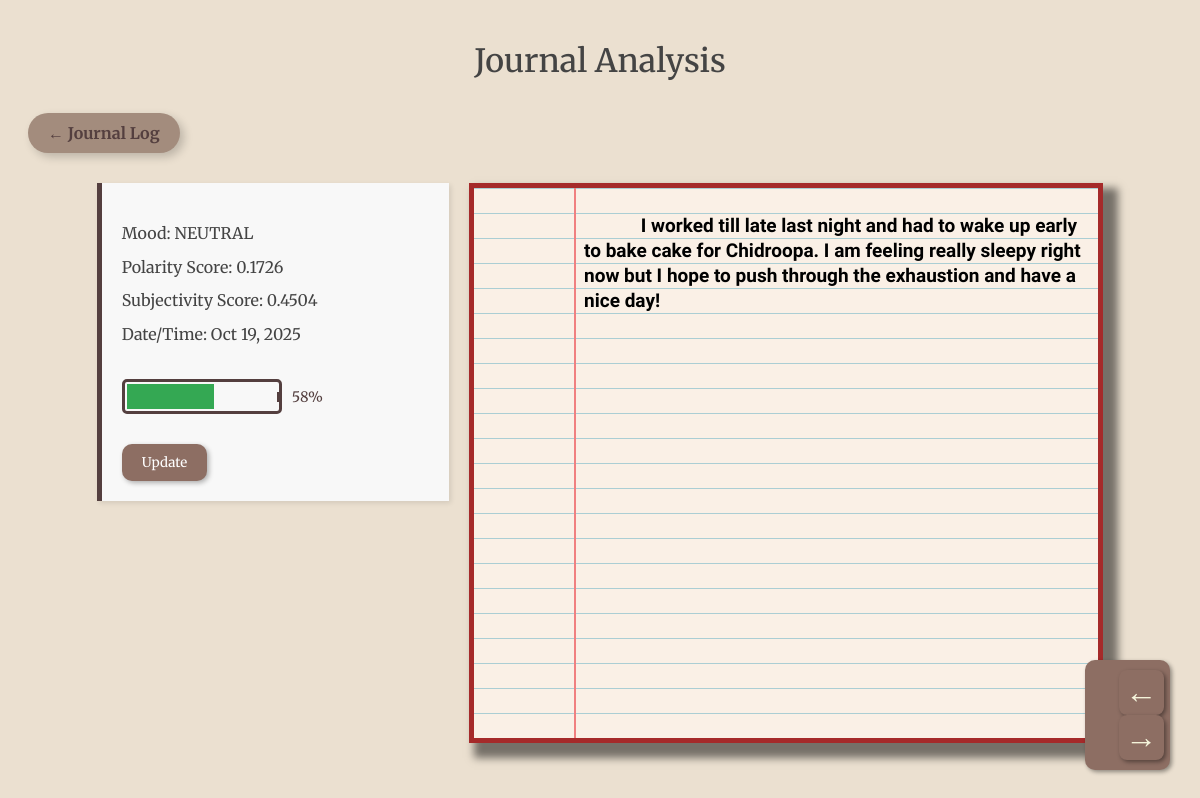
The app's page /entry/13 with its own data.
### app.py (models this page shows)
class Journal(db.Model):
    id=db.Column(db.Integer,primary_key=True)
    userid=db.Column(db.String(50))
    content=db.Column(db.Text,nullable=False)
    date_created=db.Column(db.DateTime,default=datetime.utcnow)
    sentiment_score=db.Column(db.Float,nullable=False)
    mood_label=db.Column(db.String(15),nullable=False)
    subjectivity_score=db.Column(db.Float,nullable=False)

### app.py (the view)
@app.route('/entry/<int:id>')
def entry(id):
    entry_to_analyse=Journal.query.get_or_404(id)
    previous_entry=Journal.query.filter(Journal.id>id).order_by(Journal.id.asc()).first()
    next_entry=Journal.query.filter(Journal.id<id).order_by(Journal.id.desc()).first()
    previous_id=previous_entry.id if previous_entry else None
    next_id=next_entry.id if next_entry else None
    return render_template('entry_detail.html',entry_to_analyse=entry_to_analyse,previous_id=previous_id,next_id=next_id)

### templates/entry_detail.html (shortened to what this page needs)
{% extends "base.html" %}
{% block body %}
<h1>Journal Analysis</h1>
<div class="link-box">
    <a href="{{url_for('contents')}}">← Journal Log</a>
</div>
<div class="analysis-page-layout">
    <div class="analysis-card-container">
    <div class="analysis-card">
        <ol>
            <li>Mood: {{ entry_to_analyse.mood_label }}</li>
            <li>Polarity Score: {{ entry_to_analyse.sentiment_score | round(4) }}</li>
            <li>Subjectivity Score: {{ entry_to_analyse.subjectivity_score | round(4) }}</li>
            <li>Date/Time: {{ entry_to_analyse.date_created.strftime('%b %d, %Y') }}</li>
        </ol>
        <div class="mood-battery-container">
    {% set score = entry_to_analyse.sentiment_score %}
    {% set fill_percent = ((score + 1) * 50) | int %}
    <div class="battery-casing">
        <div class="battery-cap"></div>
        <div class="battery-fill" style="width: {{ fill_percent | string + '%' | safe }};"></div>
    </div>
    <span class="battery-label">{{ fill_percent }}%</span>
</div>
        <form action="{{ url_for('update', id=entry_to_analyse.id) }}" method="GET">
           <input type="submit" value="Update">
        </form>
    </div>
</div>
<div class="journal-page-container">
        <div class="entry-page">
            {{ entry_to_analyse.content }}
        </div>
    </div>
</div>
<div class="navigation">
    {% if previous_id is not none %}
        <form method="GET" action="{{ url_for('entry', id=previous_id) }}">
            <button type="submit"> &leftarrow; </button>
        </form>
    {% else %}
        <span class="disabled-nav left-arrow"> &leftarrow; </span>
    {% endif %}
    {% if next_id is not none %}
        <form method="GET" action="{{ url_for('entry', id=next_id) }}">
            <button type="submit"> &rightarrow; </button>
        </form>
    {% else %}
        <span class="disabled-nav right-arrow"> &rightarrow; </span>
    {% endif %}
</div>
{% endblock %}

### static/css/style.css (style rules this page uses)
input[type="submit"] { background-color: #8D6E63; color: white; padding: 10px 20px; border-radius: 10px; font-family: "Merriweather", serif; border: none; cursor: pointer; box-shadow: 2px 2px 5px rgba(0, 0, 0, 0.3); }
form { text-align: right; width: 70%; margin-left: auto; }
body { background-image: url('https://images.unsplash.com/photo-1517487292193-195f1c9900ec?q=80&w=2000&auto=format&fit=crop'); background-size: cover; background-attachment: fixed; background-color: #EBE0D0; padding-top: 2px; }
h1 { color: #444444; text-align: center; font-family: "Merriweather", serif; font-optical-sizing: auto; font-weight: 500; font-style: normal; padding: 10px }
.entry-page { background: #faf0e6; background-image: linear-gradient(90deg, transparent 100px, #F08080 100px, #f08080 102px, transparent 102px), repeating-linear-gradient( 0deg, transparent, transparent 24px, #abced4 24px, #abced4 25px ); padding-left: 110px; width: 100%; height: 100%; min-height: 100px; box-sizing: border-box; border: none; line-height: 25px; font-size: 19px; font-family: "Indie Flower", cursive; font-weight: bolder; font-style: normal; white-space: pre-wrap; }
.navigation { background-color: #8D6E63; color: white; padding: 10px 20px; border-radius: 10px; font-family: "Merriweather", serif; border: none; cursor: pointer; box-shadow: 2px 2px 4px rgba(0, 0, 0, 0.4); display: inline-block; position: fixed; bottom: 30px; right: 30px; z-index: 1000; }
.navigation button { background-color: #8D6E63; color: #F5F5DC; border: none; border-radius: 8px; width: 45px; height: 45px; font-size: 2em; padding: 0; box-shadow: 2px 2px 4px rgba(0, 0, 0, 0.4); cursor: pointer; }
.analysis-page-layout { display: flex; width: 85%; margin: 30px auto; align-items: flex-start; }
.analysis-card-container { flex: 0 0 35%; padding-right: 20px; min-height: 70vh; }
.journal-page-container { flex: 1 1 65%; min-height: 70vh; }
.analysis-card { padding: 20px; background-color: #F8F8F8; border-left: 5px solid #543F3F; box-shadow: 2px 2px 5px rgba(0, 0, 0, 0.1); font-family: 'Merriweather', serif; color: #444; }
.analysis-card ol { list-style: none; padding: 0; margin-bottom: 30px; }
.analysis-card li { line-height: 1.8; margin-bottom: 5px; }
.analysis-card form { width: auto; margin: 30px 0 0 0; text-align: left; }
.journal-page-container .entry-page { width: 100%; height: 100%; min-height: 70vh; box-shadow: 10px 10px 8px 5px rgba(0, 0, 0, 0.5); border: 5px solid brown; box-sizing: border-box; }
.mood-battery-container { margin-top: 15px; margin-bottom: 25px; display: flex; align-items: center; }
.battery-casing { width: 150px; height: 25px; border: 3px solid #543F3F; border-radius: 5px; position: relative; padding: 2px; display: flex; align-items: center; overflow: hidden; }
.battery-cap { width: 5px; height: 10px; background-color: #543F3F; border-radius: 0 3px 3px 0; margin-left: 150px; position: absolute; }
.battery-fill { height: 100%; transition: width 0.5s ease; background-color: #34A853; }
.battery-label { margin-left: 10px; font-size: 0.9em; color: #543F3F; }
.link-box { background-color: #A38C7D; border-radius: 50px; box-shadow: 4px 4px 10px rgba(0, 0, 0, 0.2); width: fit-content; padding: 10px 20px; margin: 20px; cursor: pointer; }
.link-box a { color: #543F3F; text-decoration: none; font-family: 'Merriweather', serif; font-weight: 700; display: block; }

### records on screen
Journal: mood_label "NEUTRAL", sentiment_score "0.1726", subjectivity_score "0.4504", date_created "Oct 19, 2025", content "I worked till late last night and had to wake up early to bake cake for Chidroopa. I am feeling really sleepy right now but I hope to push through the exhaustion and have a nice day!"

### other values on screen
{{ fill_percent }} "58"
